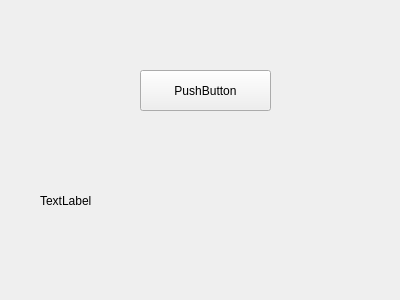
<?xml version="1.0" encoding="UTF-8"?>
<ui version="4.0">
 <class>Widget</class>
 <widget class="QWidget" name="Widget">
  <property name="geometry">
   <rect>
    <x>0</x>
    <y>0</y>
    <width>400</width>
    <height>300</height>
   </rect>
  </property>
  <property name="windowTitle">
   <string>Widget</string>
  </property>
  <widget class="QPushButton" name="btn1">
   <property name="geometry">
    <rect>
     <x>140</x>
     <y>70</y>
     <width>131</width>
     <height>41</height>
    </rect>
   </property>
   <property name="text">
    <string>PushButton</string>
   </property>
  </widget>
  <widget class="QLabel" name="text1">
   <property name="geometry">
    <rect>
     <x>40</x>
     <y>130</y>
     <width>321</width>
     <height>141</height>
    </rect>
   </property>
   <property name="text">
    <string>TextLabel</string>
   </property>
  </widget>
 </widget>
 <layoutdefault spacing="6" margin="11"/>
 <resources/>
 <connections/>
</ui>
